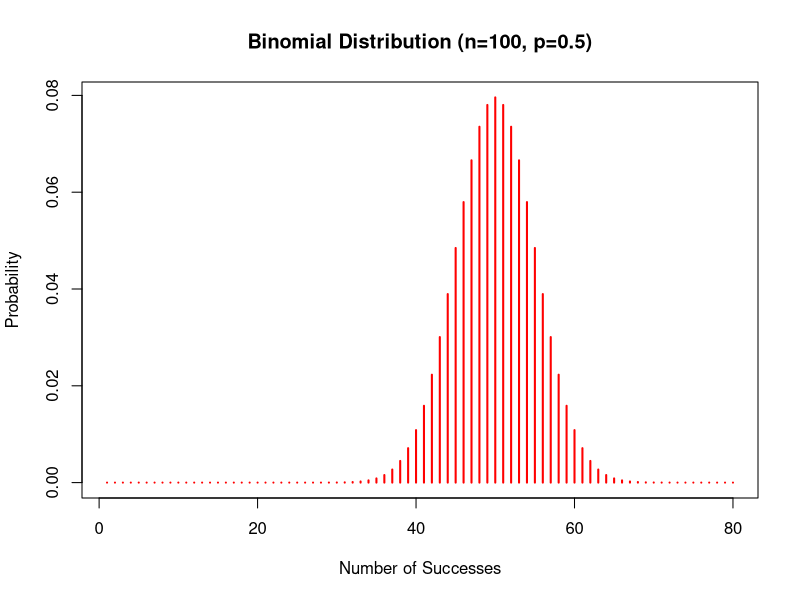

R code for this plot:
# Filename: _049_binomial_dis.R
# Title: Binomial Distribution
# Author: Raghava | GitHub: @raghavtwenty
# Date Created: June 21, 2024 | Last Updated: June 21, 2024
# Language: R | Version: 4.4.0

# Description of functions:
# dbinom: Binomial probability mass function (pmf)
# pbinom: Binomial distribution cumulative distribution function (cdf)
# qbinom: Binomial quantile function
# rbinom: Binomial pseudorandom number generation

# Parameters for the binomial distribution
success = 80  # Define the number of successes to consider

# Calculate binomial probabilities for 1 to 'success' number of successes out of 100 trials
probabilities = dbinom(1:success,
    size = 100,
    prob = 0.5
)

# Display the calculated probabilities
print(probabilities)

# Plot the binomial probabilities
plot(1:success, probabilities,
    col = "red",
    type = "h",
    lwd = 2,
    main = "Binomial Distribution (n=100, p=0.5)",
    xlab = "Number of Successes",
    ylab = "Probability"
)
